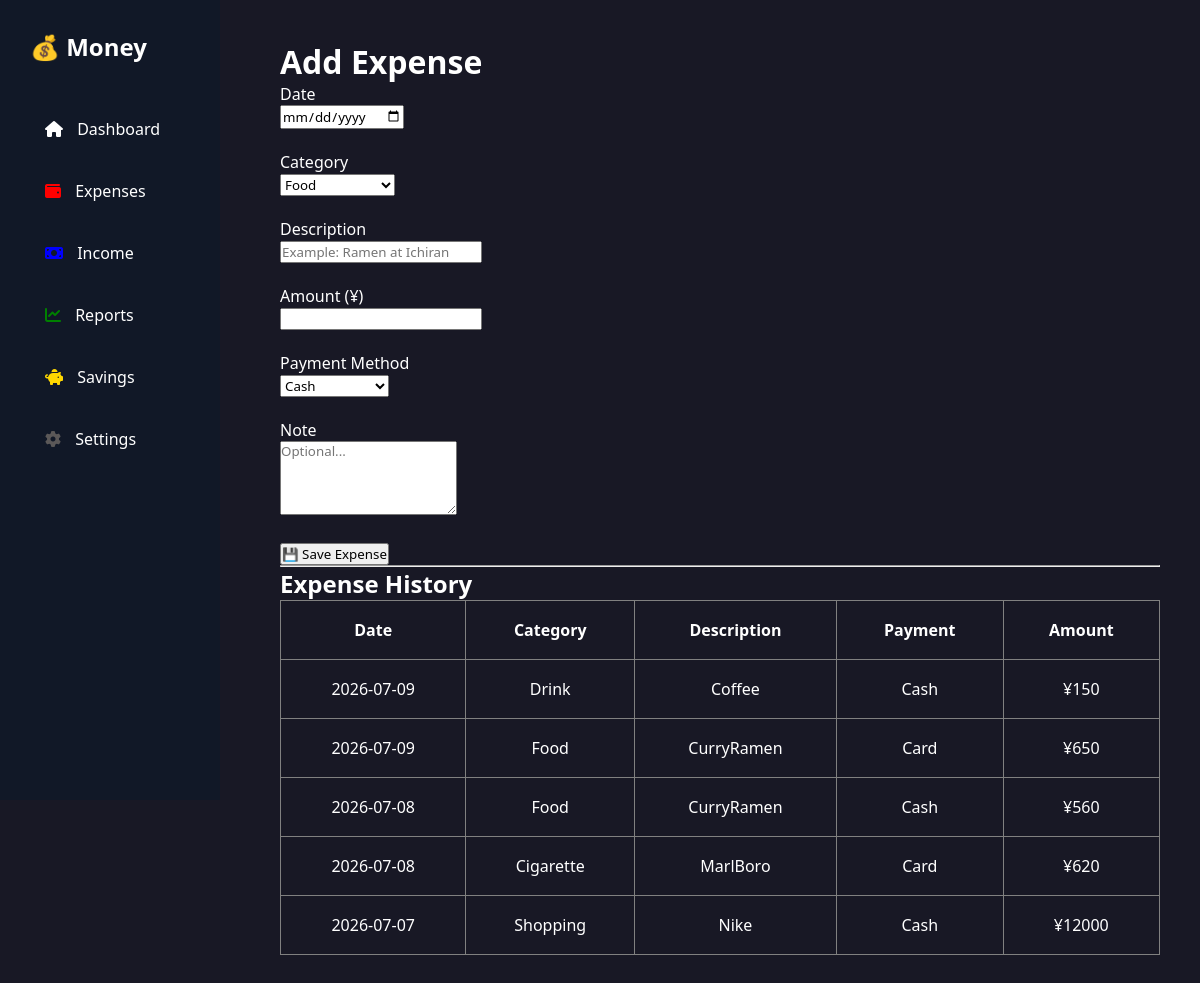
/expenses, run on the app's committed database.
### tables this page shows
CREATE TABLE "expenses" (
	"id"	INTEGER,
	"date"	TEXT,
	"category_id"	INTEGER,
	"description"	TEXT,
	"payment_method"	TEXT,
	"note"	TEXT,
	"amount"	INTEGER,
	"created_at"	TEXT,
	PRIMARY KEY("id" AUTOINCREMENT)
);

CREATE TABLE "categories" (
	"id"	INTEGER,
	"name"	TEXT,
	"icon"	TEXT,
	"color"	TEXT,
	PRIMARY KEY("id" AUTOINCREMENT)
);

### app.py (the view, shortened to what this page needs)
@app.route("/expenses", methods=["GET", "POST"])
def expenses():
    conn = get_db_connection()
    categories = conn.execute(
        "SELECT * FROM categories"
    ).fetchall()
    expenses = conn.execute("""
        SELECT
            expenses.*,
            categories.name AS category_name
        FROM expenses
        JOIN categories
            ON expenses.category_id = categories.id
        ORDER BY date DESC
    """).fetchall()
    conn.close()
    return render_template(
        "expenses.html",
        categories=categories,
        expenses=expenses
    )

### app.py (called while the page is built)
def get_db_connection():
    conn = sqlite3.connect(DATABASE)
    conn.row_factory = sqlite3.Row
    return conn

### templates/expenses.html (shortened to what this page needs)
{% extends "base.html" %}
{% block content %}
<h1>Add Expense</h1>
<form method="POST">
    <label>Date</label><br>
    <input type="date" name="date" required>
    <br><br>
    <label>Category</label><br>
    <select name="category_id" required>
        {% for category in categories %}
            <option value="{{ category['id'] }}">
                {{ category['name'] }}
            </option>
        {% endfor %}
    </select>
    <br><br>
    <label>Description</label><br>
    <input
        type="text"
        name="description"
        placeholder="Example: Ramen at Ichiran"
        required
    >
    <br><br>
    <label>Amount (¥)</label><br>
    <input
        type="number"
        name="amount"
        min="1"
        required
    >
    <br><br>
    <label>Payment Method</label><br>
    <select name="payment_method">
        <option>Cash</option>
    </select>
    <br><br>
    <label>Note</label><br>
    <textarea
        name="note"
        rows="4"
        placeholder="Optional..."
    ></textarea>
    <br><br>
    <button type="submit">
        💾 Save Expense
    </button>
</form>
<hr>
<h2>Expense History</h2>
<table border="1" cellpadding="10" cellspacing="0">
    <tr>
        <th>Date</th>
        <th>Category</th>
        <th>Description</th>
        <th>Payment</th>
        <th>Amount</th>
    </tr>
    {% for expense in expenses %}
    <tr>
        <td>{{ expense["date"] }}</td>
        <td>{{ expense["category_name"] }}</td>
        <td>{{ expense["description"] }}</td>
        <td>{{ expense["payment_method"] }}</td>
        <td>¥{{ expense["amount"] }}</td>
    </tr>
    {% endfor %}
</table>
{% endblock %}

### static/css/style.css (style rules this page uses)
* { margin:0; padding:0; box-sizing:border-box; font-family:Segoe UI,sans-serif; }
body { background:#181825; color:white; }
table { width:100%; border-collapse:collapse; }
th { text-align:center; padding:18px; }
td { text-align:center; padding:18px; }
td:nth-child(3), th:nth-child(3) { text-align:center; }

### data on the page
expenses: date "2026-07-09", category_name "Drink", description "Coffee", payment_method "Cash", amount "150"
expenses: date "2026-07-09", category_name "Food", description "CurryRamen", payment_method "Card", amount "650"
expenses: date "2026-07-08", category_name "Food", description "CurryRamen", payment_method "Cash", amount "560"
expenses: date "2026-07-08", category_name "Cigarette", description "MarlBoro", payment_method "Card", amount "620"
expenses: date "2026-07-07", category_name "Shopping", description "Nike", payment_method "Cash", amount "12000"

### other printed values
form field category_id "Food"
